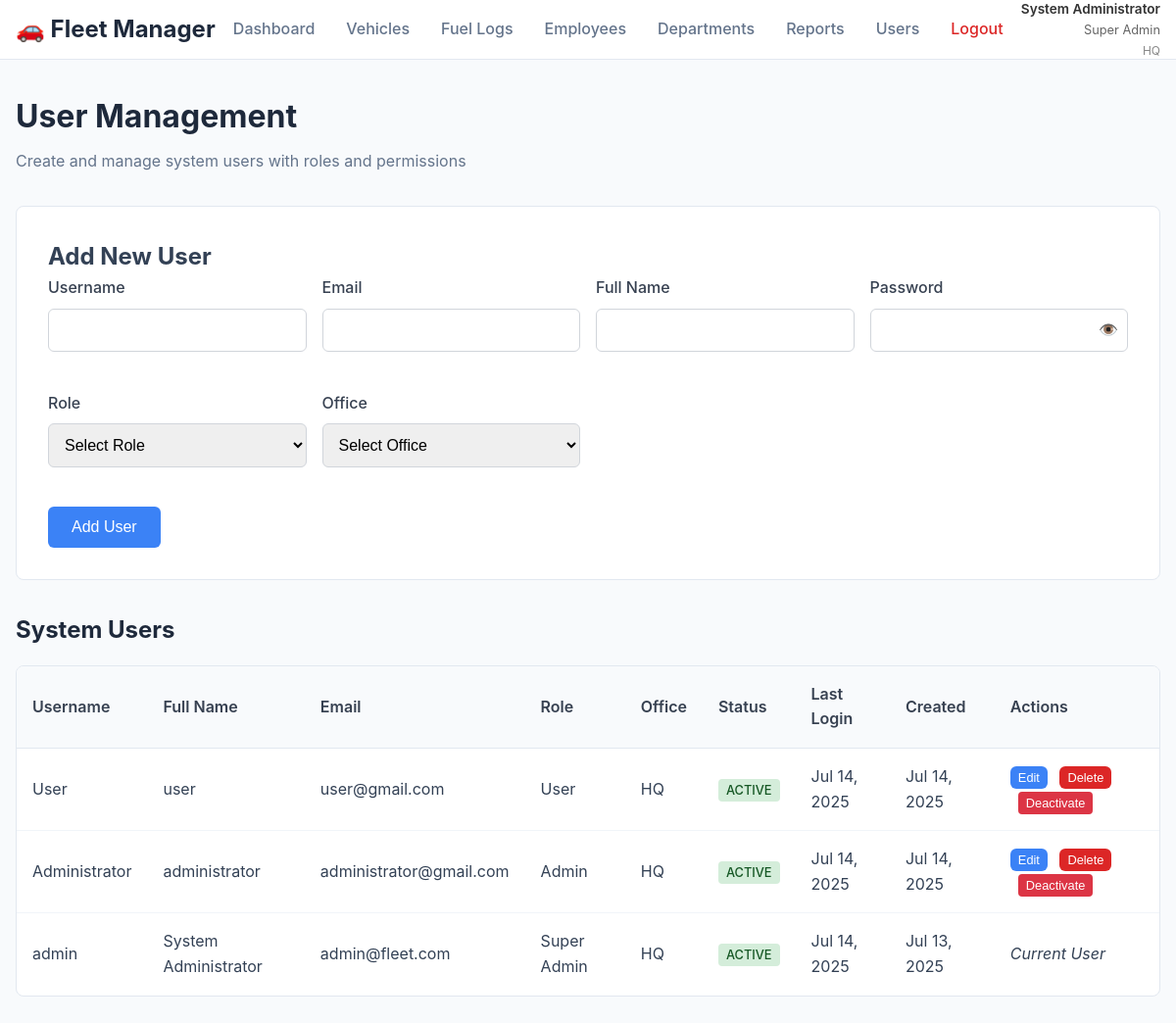
/users.php (signed in), run on the app's committed database.
### tables this page shows
CREATE TABLE `users` (
  `id` int(11) NOT NULL,
  `username` varchar(50) NOT NULL,
  `email` varchar(255) NOT NULL,
  `password_hash` varchar(255) NOT NULL,
  `full_name` varchar(255) NOT NULL,
  `role_id` int(11) NOT NULL,
  `office_id` int(11) NOT NULL,
  `status` enum('active','inactive') DEFAULT 'active',
  `last_login` timestamp NULL DEFAULT NULL,
  `created_at` timestamp NULL DEFAULT current_timestamp()
);

CREATE TABLE `roles` (
  `id` int(11) NOT NULL,
  `name` varchar(50) NOT NULL,
  `description` text DEFAULT NULL,
  `permissions` longtext DEFAULT NULL CHECK (json_valid(`permissions`)),
  `created_at` timestamp NULL DEFAULT current_timestamp()
);

CREATE TABLE `offices` (
  `id` int(11) NOT NULL,
  `name` varchar(100) NOT NULL,
  `description` text DEFAULT NULL,
  `address` text DEFAULT NULL,
  `phone` varchar(20) DEFAULT NULL,
  `status` enum('active','inactive') DEFAULT 'active',
  `created_at` timestamp NULL DEFAULT current_timestamp()
);

### config.php (called while the page is built, shortened)
<?php
function hasPermission($permission) {
    $permissions = json_decode($_SESSION['permissions'], true);
    return isset($permissions[$permission]) && $permissions[$permission] === true;
}
function isSuperAdmin() {
    return isset($_SESSION['role_name']) && $_SESSION['role_name'] === 'Super Admin';
}
function formatDate($date) {
    return date('M j, Y', strtotime($date));
}
?>

### users.php (the view, shortened to what this page needs)
<?php
require_once 'config.php';
try {
    $sql = "
        SELECT u.*, r.name as role_name, o.name as office_name
        FROM users u
        JOIN roles r ON u.role_id = r.id
        JOIN offices o ON u.office_id = o.id
        ORDER BY u.created_at DESC
    ";
    $stmt = $pdo->query($sql);
    $users = $stmt->fetchAll();
} catch(PDOException $e) {
    $error = "Database error: " . $e->getMessage();
}
?>
<!DOCTYPE html>
<html lang="en">
<head>
    <link rel="stylesheet" href="styles.css">
</head>
<body>
    <?php include 'header.php'; ?>
    <div class="container">
        <div class="page-header">
            <h1>User Management</h1>
            <p>Create and manage system users with roles and permissions</p>
        </div>
        <?php if (hasPermission('users_edit')): ?>
        <div class="user-form">
            <h2>Add New User</h2>
            <form method="POST">
                <div class="form-grid">
                    <div class="form-group">
                        <label for="username">Username</label>
                        <input type="text" id="username" name="username" class="form-control" required>
                    </div>
                    <div class="form-group">
                        <label for="email">Email</label>
                        <input type="email" id="email" name="email" class="form-control" required>
                    </div>
                    <div class="form-group">
                        <label for="full_name">Full Name</label>
                        <input type="text" id="full_name" name="full_name" class="form-control" required>
                    </div>
                    <div class="form-group">
                        <label for="password">Password</label>
                        <div class="password-field">
                            <input type="password" id="password" name="password" class="form-control" required>
                            <span class="password-toggle" onclick="togglePassword('password')">👁️</span>
                        </div>
                    </div>
                    <div class="form-group">
                        <label for="role_id">Role</label>
                        <select id="role_id" name="role_id" class="form-control" required>
                            <option value="">Select Role</option>
                        </select>
                    </div>
                    <div class="form-group">
                        <label for="office_id">Office</label>
                        <select id="office_id" name="office_id" class="form-control" required>
                            <option value="">Select Office</option>
                        </select>
                    </div>
                </div>
                <button type="submit" class="btn btn-primary">Add User</button>
            </form>
        </div>
        <?php endif; ?>
        <div class="section">
            <h2>System Users</h2>
            <div class="table-container">
                <table class="data-table">
                    <thead>
                        <tr>
                            <th>Username</th>
                            <th>Full Name</th>
                            <th>Email</th>
                            <th>Role</th>
                            <th>Office</th>
                            <th>Status</th>
                            <th>Last Login</th>
                            <th>Created</th>
                            <?php if (hasPermission('users_edit')): ?>
                                <th>Actions</th>
                            <?php endif; ?>
                        </tr>
                    </thead>
                    <tbody>
                        <?php if (empty($users)): ?>
                            <tr>
                                <td colspan="<?php echo hasPermission('users_edit') ? '9' : '8'; ?>" class="no-data">No users found</td>
                            </tr>
                        <?php else: ?>
                            <?php foreach ($users as $user): ?>
                                <tr>
                                    <td><?php echo htmlspecialchars($user['username']); ?></td>
                                    <td><?php echo htmlspecialchars($user['full_name']); ?></td>
                                    <td><?php echo htmlspecialchars($user['email']); ?></td>
                                    <td><?php echo htmlspecialchars($user['role_name']); ?></td>
                                    <td><?php echo htmlspecialchars($user['office_name']); ?></td>
                                    <td>
                                        <span class="status-badge status-<?php echo $user['status']; ?>">
                                            <?php echo ucfirst($user['status']); ?>
                                        </span>
                                    </td>
                                    <td><?php echo $user['last_login'] ? formatDate($user['last_login']) : 'Never'; ?></td>
                                    <td><?php echo formatDate($user['created_at']); ?></td>
                                    <?php if (hasPermission('users_edit') && $user['id'] != $_SESSION['user_id']): ?>
                                        <td>
                                            <?php if (isSuperAdmin()): ?>
                                                <button onclick="editUser(<?php echo $user['id']; ?>, '<?php echo htmlspecialchars($user['username'], ENT_QUOTES); ?>', '<?php echo htmlspecialchars($user['email'], ENT_QUOTES); ?>', '<?php echo htmlspecialchars($user['full_name'], ENT_QUOTES); ?>', <?php echo $user['role_id']; ?>, <?php echo $user['office_id']; ?>)" class="btn btn-primary" style="padding: 0.25rem 0.5rem; font-size: 0.8rem; margin-right: 0.5rem;">Edit</button>
                                                <form method="POST" style="display: inline;" onsubmit="return confirm('Are you sure you want to delete this user?');">
                                                    <button type="submit" class="btn btn-danger" style="padding: 0.25rem 0.5rem; font-size: 0.8rem; margin-right: 0.5rem;">Delete</button>
                                                </form>
                                            <?php endif; ?>
                                            <form method="POST" style="display: inline;">
                                                <button type="submit" class="btn-toggle <?php echo $user['status'] === 'active' ? 'btn-deactivate' : 'btn-activate'; ?>">
                                                    <?php echo $user['status'] === 'active' ? 'Deactivate' : 'Activate'; ?>
                                                </button>
                                            </form>
                                        </td>
                                    <?php elseif (hasPermission('users_edit')): ?>
                                        <td><em>Current User</em></td>
                                    <?php endif; ?>
                                </tr>
                            <?php endforeach; ?>
                        <?php endif; ?>
                    </tbody>
                </table>
            </div>
        </div>
    </div>
</body>
</html>

### styles.css (style rules this page uses)
* { margin: 0; padding: 0; box-sizing: border-box; }
body { font-family: -apple-system, BlinkMacSystemFont, 'Segoe UI', Roboto, sans-serif; background-color: #f8fafc; color: #334155; line-height: 1.6; }
.container { max-width: 1200px; margin: 0 auto; padding: 2rem 1rem; }
.page-header { margin-bottom: 2rem; }
.page-header h1 { font-size: 2rem; color: #1e293b; margin-bottom: 0.5rem; }
.page-header p { color: #64748b; }
.section { margin-bottom: 2rem; }
.section h2 { font-size: 1.5rem; color: #1e293b; margin-bottom: 1rem; }
.table-container { background: white; border-radius: 8px; border: 1px solid #e2e8f0; overflow: hidden; }
.data-table { width: 100%; border-collapse: collapse; }
.data-table th { background: #f8fafc; padding: 1rem; text-align: left; font-weight: 600; color: #374151; border-bottom: 1px solid #e2e8f0; }
.data-table td { padding: 1rem; border-bottom: 1px solid #f1f5f9; }
.data-table tr:last-child td { border-bottom: none; }
.form-group { margin-bottom: 1.5rem; }
.form-group label { display: block; margin-bottom: 0.5rem; color: #374151; font-weight: 500; }
.form-control { width: 100%; padding: 0.75rem; border: 1px solid #d1d5db; border-radius: 6px; font-size: 1rem; transition: border-color 0.3s; }
.btn { padding: 0.75rem 1.5rem; border: none; border-radius: 6px; font-size: 1rem; font-weight: 500; cursor: pointer; transition: all 0.3s; text-decoration: none; display: inline-block; }
.btn-primary { background: #3b82f6; color: white; }
.btn-danger { background: #dc2626; color: white; }
.status-badge, .status-select { padding: 0.25rem 0.75rem; border-radius: 20px; font-size: 0.8rem; font-weight: 500; text-transform: uppercase; border: none; cursor: pointer; }
.status-badge.status-active, .status-select.status-active { background-color: #d4edda; color: #155724; }
.btn-toggle { padding: 0.25rem 0.5rem; font-size: 0.8rem; border: none; border-radius: 4px; cursor: pointer; font-weight: 500; }
.btn-deactivate { background-color: #dc3545; color: white; }

### users.php (style rules this page uses)
.user-form { background: white; padding: 2rem; border-radius: 8px; border: 1px solid #e2e8f0; margin-bottom: 2rem; }
.form-grid { display: grid; grid-template-columns: repeat(auto-fit, minmax(250px, 1fr)); gap: 1rem; margin-bottom: 1rem; }
.status-badge { padding: 0.25rem 0.5rem; border-radius: 4px; font-size: 0.8rem; font-weight: 500; }
.status-active { background: #d4edda; color: #155724; }
.btn-toggle { padding: 0.25rem 0.5rem; font-size: 0.8rem; border: none; border-radius: 4px; cursor: pointer; margin-left: 0.5rem; }
.btn-deactivate { background: #dc3545; color: white; }
.password-field { position: relative; }
.password-toggle { position: absolute; right: 10px; top: 50%; transform: translateY(-50%); cursor: pointer; user-select: none; }

### data on the page
users: username "User", full_name "user", email "user@gmail.com", role.name "User", office.name "HQ", status "ACTIVE", last_login "Jul 14, 2025", created_at "Jul 14, 2025", shows "Deactivate"
users: username "Administrator", full_name "administrator", email "administrator@gmail.com", role.name "Admin", office.name "HQ", status "ACTIVE", last_login "Jul 14, 2025", created_at "Jul 14, 2025", shows "Deactivate"
users: username "admin", full_name "System Administrator", email "admin@fleet.com", role.name "Super Admin", office.name "HQ", status "ACTIVE", last_login "Jul 14, 2025", created_at "Jul 13, 2025", shows "Current User"

### other printed values
$_SESSION['full_name'] "System Administrator"
$_SESSION['role_name'] "Super Admin"
$_SESSION['office_name'] "HQ"
